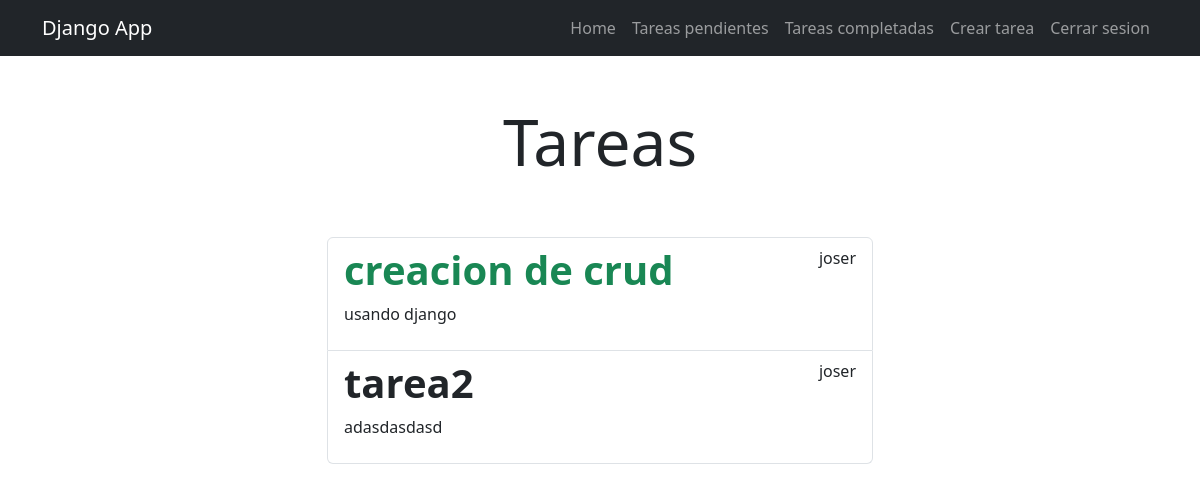
/task/ (signed in), run on an earlier commit of the app's database.
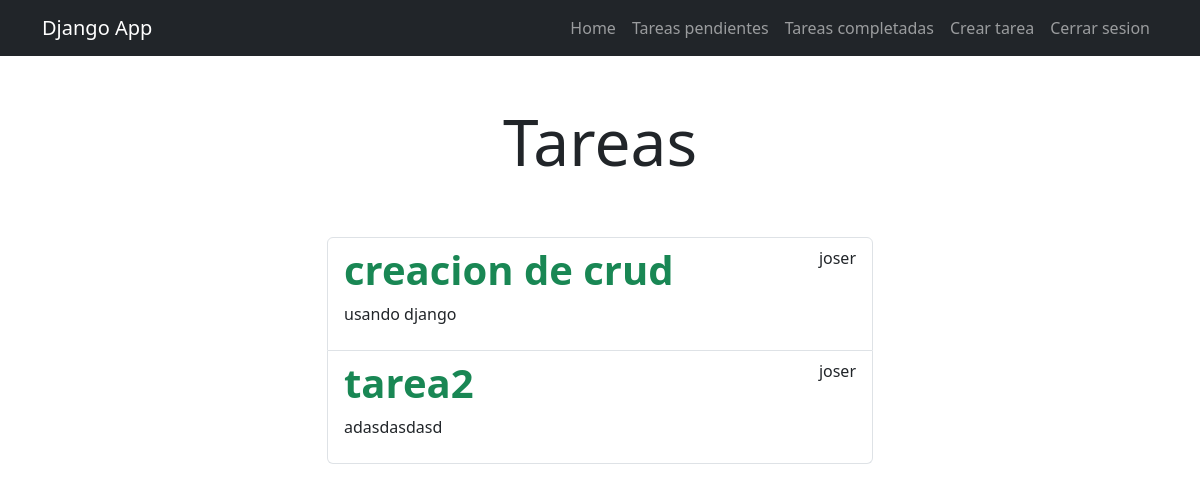
And on a later commit of the database.
### tasks/models.py (models this page shows, shortened)
class Task(models.Model):
    title = models.CharField(max_length=100)
    description = models.TextField(blank=True)
    created = models.DateTimeField(auto_now_add=timezone.now)
    datecompleted = models.DateTimeField(null=True,blank=True) #condicional solo para el admin
    important = models.BooleanField(default=False)
    user = models.ForeignKey(User, on_delete=models.CASCADE)

### tasks/views.py (the view)
# urls.py: path('task/', views.task_view,name='task.url'),                                 #Tareas
@login_required
def task_view(request):
    try:
        tasks= Task.objects.filter(user=request.user, datecompleted__isnull= True)
        return render(request,'task.html', {'tasks': tasks})
    except:
        return render(request, 'home.html',{
           'error': 'Por favor ingrese a su usuario o cree uno'})

### tasks/templates/task.html (shortened to what this page needs)
{% extends 'base.html' %} {% block content %}
<main class="container">
  <div class="row">
    <div class="col-md-6 offset-md-3">
      <h1 class="text-center display-3 py-5">Tareas</h1>
      <ul class="list-group">
        {% for task in tasks %}
        <a class="list-group-item" href="{% url 'task_detail' task.id %}">
          <header class="d-flex justify-content-between">
            {% if task.important %}
            <h1 class="fw-bold text-success">{{task.title}}</h1>
            {% else %}
            <h1 class="fw-bold">{{task.title}}</h1>
            {% endif %}
            <p>{{task.user.username}}</p>
          </header>
          <p>{{task.description}}</p>
        </a>
        {% endfor %}
      </ul>
    </div>
  </div>
</main>
{% endblock %}

What changed in the data, as far as the page shows it:
changed Task "tarea2": important False → True (drawn)
